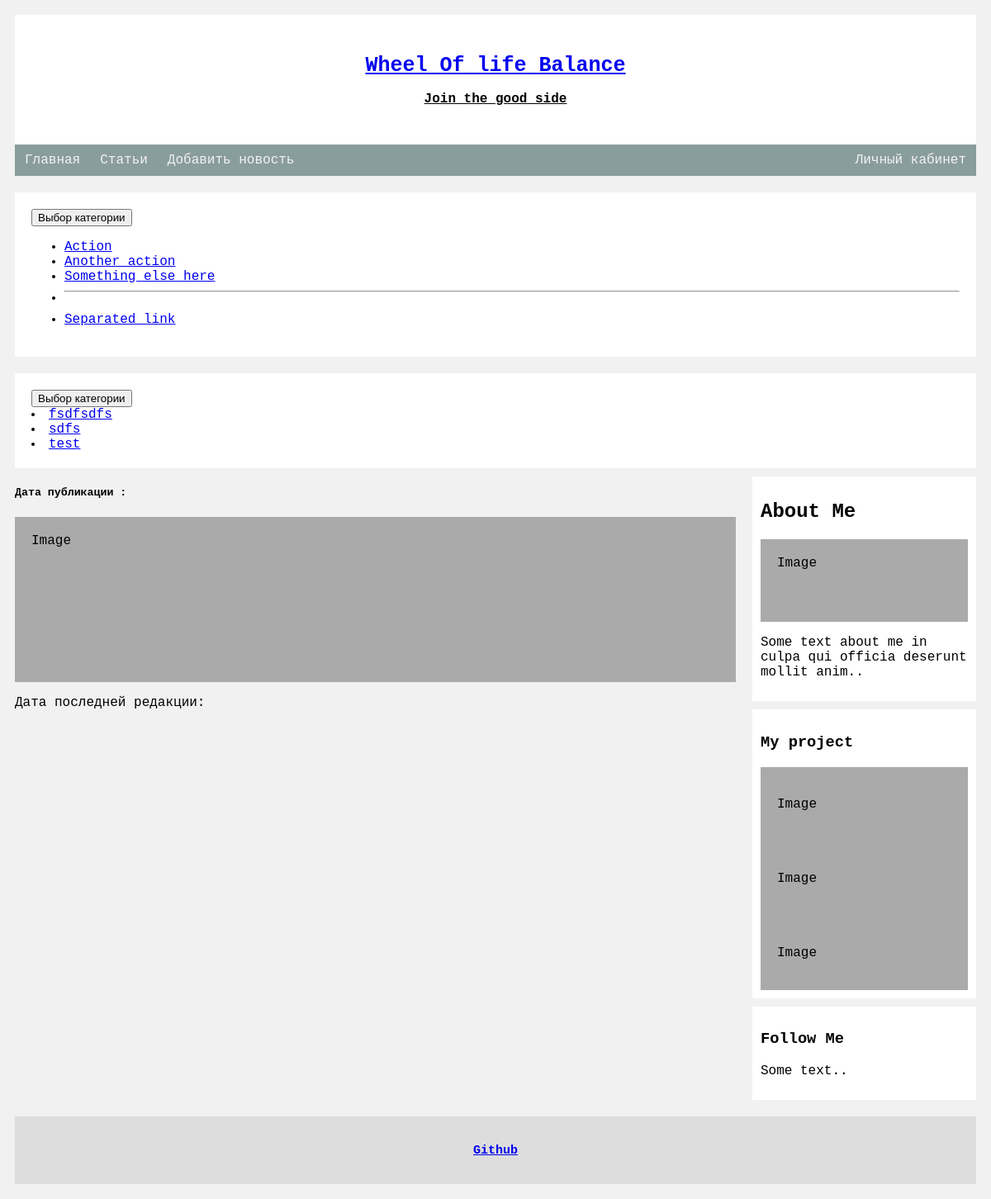
The app's page /comments/1/ with its own data.
### articles/models.py (models this page shows, shortened)
class Category(models.Model):
    title = models.CharField(max_length=70, db_index=True, verbose_name='Наименование категории')
    class Meta:
        verbose_name = 'Категория'
        verbose_name_plural = 'Категории'
        ordering = ['title']

### articles/views.py (the view)
# urls.py: path('comments/<int:article_id>/', views.comments, name='comments'),
def comments(request, article_id):
    comm = get_list_or_404(Comment)
    return render(request, 'articles/details.html', {'art': comm})

### articles/templatetags/article_tags.py (called while the page is built)
@register.simple_tag(name='get_list_categories')
def get_list_categories():
    return Category.objects.all()

### articles/templates/articles/details.html (shortened to what this page needs)
{% extends 'base.html' %}
{% block content %}
<div class="card">
    <h5>Дата публикации : {{article.pub_date}}</h5>
    <div class="fakeimg" style="height:200px;">Image</div>
    <p>Дата последней редакции: {{article.redact_date}}</p>
</div>
{% endblock %}

### templates/include/_sidebar.html (shortened to what this page needs)
<div class="col-md-4">
    {% load article_tags %}
    {% get_list_categories as categories %}
<div class="dropdown">
  <button class="btn btn-secondary dropdown-toggle" type="button" data-bs-toggle="dropdown" aria-expanded="false">
    Выбор категории
  </button>
  <ul class="dropdown-menu dropdown-menu-dark">
    <li><a class="dropdown-item active" href="#">Action</a></li>
    <li><a class="dropdown-item" href="#">Another action</a></li>
    <li><a class="dropdown-item" href="#">Something else here</a></li>
    <li><hr class="dropdown-divider"></li>
    <li><a class="dropdown-item" href="#">Separated link</a></li>
  </ul>
</div>
    <div class="dropdown">
        <button class="btn btn-secondary dropdown-toggle" type="button" data-bs-toggle="dropdown" aria-expanded="false">
            Выбор категории
        </button>
        {% for category in categories %}
            <li><a class="dropdown-item" href="{% url 'categories' category.id %}">{{ category.title }}</a></li>
        {% endfor %}
    </div>
</div>

### articles/static/css/style.css (style rules this page uses)
body { background-color: #6c757d; }
* { box-sizing: border-box; }
body { font-family: Menlo, monospace; padding: 10px; background: #f1f1f1; }
.dropdown { background-color: white; padding: 20px; margin-top: 20px }
.fakeimg { background-color: #aaa; width: 100%; padding: 20px; }

### records on screen
Category: title "fsdfsdfs"
Category: title "sdfs"
Category: title "test"
